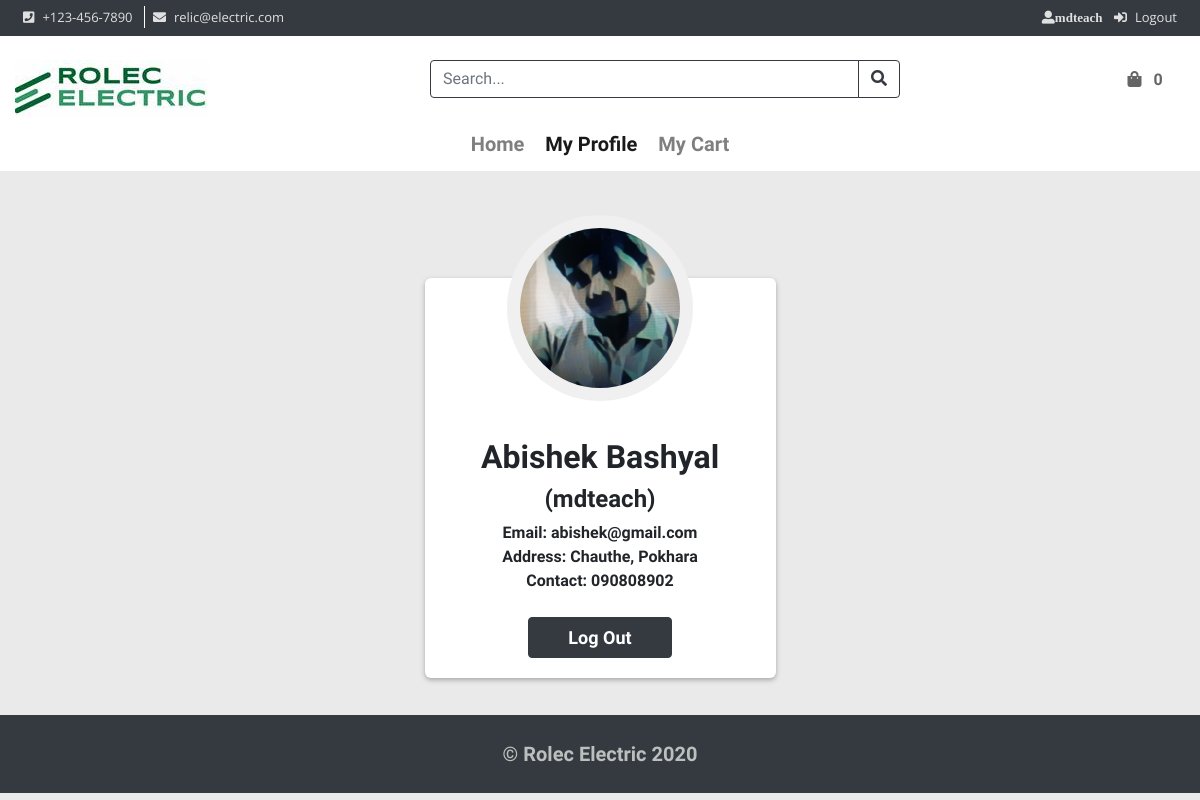
Screenshot of /profile/ (signed in) with the database file from the repository.
### user/models.py (models this page shows, shortened)
class UserProfile(models.Model):
    user = models.OneToOneField(User, on_delete=models.CASCADE)
    name = models.CharField(max_length=200)
    email = models.CharField(max_length=200)
    photo = models.ImageField(upload_to='profile_images', blank=True)
    address = models.CharField(max_length=200)
    phone = models.CharField(max_length=20)

### user/views.py (the view)
# urls.py: path('profile/',views.user_profile,name="profile")
@login_required
def user_profile(request):
    user_profile = UserProfile.objects.get(user=request.user)
    return render(request,'user_profile.html',context={"user_profile":user_profile,'title':'profile'})

### templates/user_profile.html (shortened to what this page needs)
{% extends 'common/l3.html' %}
{% load static %}
{% block content %}
<div class="container">
  <div class="avatar-flip">
    <img src="{{ user_profile.photo.url }}" height="150" width="150">
  </div>
  <h2><b>{{user_profile.name}}</b></h2>
  <h4><b>({{user.username}})</b></h4>
    <b>Email: {{user_profile.email}}</b><br>
    <b>Address: {{user_profile.address}}</b><br>
    <b>Contact: {{user_profile.phone}}</b><br><br>
  <a href="/logout">
    <button type="submit" class="btn btn-dark">
    <b style="padding:1.5em;font-size:18px">Log Out</b>
    </button>
  </a>
</div>
{% endblock content %}

### templates/common/nav.html (shortened to what this page needs)
{% load static %}
<header class="row">
                    <div class="col-12 bg-dark py-2 d-md-block d-none">
                        <div class="row">
                            <div class="col-auto mr-auto">
                                <ul class="top-nav">
                                    <li>
                                        <a href="tel:+123-456-7890"><i class="fa fa-phone-square mr-2"></i>+123-456-7890</a>
                                    </li>
                                    <li>
                                        <a href="mailto:relic@electric.com"><i class="fa fa-envelope mr-2"></i>relic@electric.com</a>
                                    </li>
                                </ul>
                            </div>
                            <div class="col-auto">
                                {% if user.is_authenticated %}
                                <ul class="top-nav">
                                    <li>
                                        <a href="#"><i class="fas fa-user-alt mr-2">{{user.username}}</i></a>
                                        <a href="{% url 'logout' %}"><i class="fas fa-sign-in-alt mr-2"></i>Logout</a>
                                    </li>
                                </ul>
                                {% endif %}
                            </div>
                        </div>
                    </div>
                    <div class="col-12 bg-white pt-4">
                        <div class="row">
                            <div class="col-lg-auto">
                                <div class="site-logo text-center text-lg-left">
                                    <a href="/"><img src="{% static 'images/logo.jpg' %}" class="slider-img"></a>
                                </div>
                            </div>
                            <div class="col-lg-5 mx-auto mt-4 mt-lg-0">
                                <form method="get" action="{% url 'search' %}">
                                    <div class="form-group">
                                        <div class="input-group">
                                            <input type="search" name="search" class="form-control border-dark" placeholder="Search..." required>
                                            <div class="input-group-append">
                                                <button class="btn btn-outline-dark" type="submit"><i class="fas fa-search"></i></button>
                                            </div>
                                        </div>
                                    </div>
                                </form>
                            </div>
                            <div class="col-lg-auto text-center text-lg-left header-item-holder">
                                <a href="/cart" class="header-item">
                                    <i class="fas fa-shopping-bag mr-2"></i>
                                    <span id="header-qty" class="mr-3">
                                    {% if request.session.num_cart %}
                                        {{request.session.num_cart}}
                                    {% else %}
                                        0
                                    {% endif %}
                                    </span>
                                </a>
                            </div>
                        </div>
                        <div class="row">
                            <nav class="navbar navbar-expand-lg navbar-light bg-white col-12">
                                <div class="collapse navbar-collapse" id="mainNav">
                                    <ul class="navbar-nav mx-auto mt-2 mt-lg-0" style="font-size: 20px;font-weight: bolder;">
                                        <li class="nav-item {% if title == 'home' %}active{% endif %}">
                                            <a class="nav-link" href="/">Home <span class="sr-only">(current)</span></a>
                                        </li>
                                        {% if user.is_authenticated %}
                                        <li class="nav-item {% if title == 'profile' %}active{% endif %}">
                                            <a class="nav-link" href="/profile">My Profile</a>
                                        </li>
                                        {% endif %}
                                        {% if user.is_authenticated %}
                                        <li class="nav-item {% if title == 'cart' %}active{% endif %}">
                                            <a class="nav-link" href="/cart">My Cart</a>
                                        </li>
                                        {% endif %}
                                    </ul>
                                </div>
                            </nav>
                        </div>
                    </div>
                </header>

### static/css/style.css (style rules this page uses)
body { background-color: #eaeaea; font-family: 'Open Sans Condensed', sans-serif; }
a { transition: color .2s linear 0s; }
.top-nav { margin: 0; padding: 0; list-style: none; font-size: 13px; font-family: 'Open Sans', sans-serif; }
.top-nav li { display: inline; padding: .1rem .5rem; border-right: 1px solid #fff; }
.top-nav li:last-of-type { border-right: 0; }
.top-nav li a { color: #e0e0e0; text-decoration: none; }
.site-logo { font-size: 2rem; line-height: 1; font-family: 'Righteous', cursive; }
.site-logo img { max-height: 60px; }
.site-logo a { color: #404040; }
.header-item { padding: .25rem .4rem; cursor: pointer; color: #656565; transition: color .2s linear 0s; font-weight: bold; line-height: 2.5; }
.nav-item { margin-right: 5px; }
.nav-item:last-of-type { margin-right: 0; }
.nav-item .nav-link { padding-top: .2rem; padding-bottom: .3rem; }
.slider-img { width: 100%; height: auto; }

### templates/user_profile.html (style rules this page uses)
.container { width: 100%; margin: 100px auto 30px; background-color: #fff; padding: 0 20px 20px; border-radius: 6px; -webkit-border-radius: 6px; -moz-border-radius: 6px; box-shadow: 0 2px 5px #a8a5a5; -webkit-box-shadow: 0 2px 5px #a8a5a5; -moz-box-shadow: 0 2px 5px #a8a5a5; text-align: center; }
.avatar-flip img { border-radius: 100px; overflow: hidden; height: 10em; width: 10em; position: relative; margin: auto; top: -50px; box-shadow: 0 0 0 13px #f0f0f0; -webkit-box-shadow: 0 0 0 13px #f0f0f0; -moz-box-shadow: 0 0 0 13px #f0f0f0; }
@media only screen and (min-width: 600px) { .container { width:30% } }

### rows the page displays
UserProfile: photo (picture), name "Abishek Bashyal", email "abishek@gmail.com", address "Chauthe, Pokhara", phone "090808902"

### other values shown
{{ user.username }} "mdteach"
